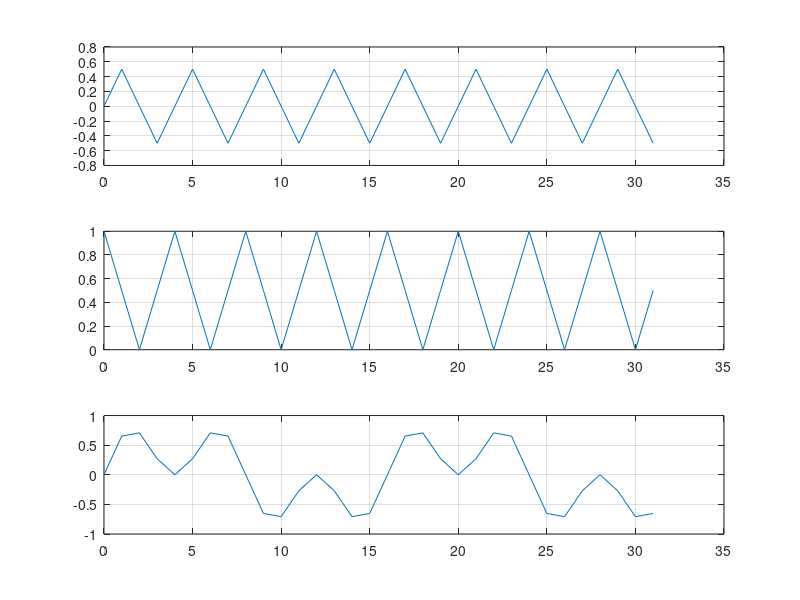

Write MATLAB code to recreate this figure.
% What is the frequency and sampling period represented by the following sequence 
% of MATLAB instructions?

% T = 0.05; 
% n = 0:1:22; 
% figure; 
% stem(n*T, sin(2*pi*2*n*T))
% freq = 20Hz
% sampling rate ~= 40 Hz

% Plot a sine wave having three cycles over 18 samples, then the same sine wave, but 
% with a phase angle of π/2 radians, and finally a cosine wave having three cycles over 
% 18 samples and a zero phase angle. Display all three diagrams in one plot using 
% subplot. 

clear all;
clc;

x_1 = 0:1/6:3;
y_1 = sin(x_1*2*pi);
subplot(3, 1, 1);
plot(x_1, y_1);
xlabel('time');
grid on;

x_2 = 0:1/6:3;
y_2 = sin(x_2*2*pi+pi/2);
subplot(3, 1, 2);
plot(x_2, y_2);
xlabel('with phaseshift');
grid on;

x_3 = x_2
y_3 = cos(x_3*2*pi)
subplot(3, 1, 3)
plot(x_3, y_3)
xlabel("cosine")
grid on;

% Plot the function y[n] = 2^n over the interval [0, 9] 

clear all;
clc;

x = 0:1:9;
y = 2.^x
plot(x, y);
grid on;

% 4. Plot each of the following signals on the interval [0:31] 
% a. x[n] = sin(πn/4) cos(πn/4) 
% b. x[n] = cos^2(πn/4) 
% c. x[n] = sin(πn/4) cos(πn/8) 
% What is the period of the signal in each case? Use Matlab plots. Prove your answers 
% mathematically without relying on Matlab. 

clear all;
clc;
close all;
n = 0:1:31

y_a = sin((pi*n)/4).*cos((pi*n)/4);
subplot(3, 1, 1)
plot(n, y_a)
grid on;
% p = 4

y_b = cos((pi*n)/4).*cos((pi*n)/4);
subplot(3, 1, 2)
plot(n , y_b)
grid on;
% p = 4

y_c = sin((pi*n)/4).*cos((pi*n)/8);
subplot(3, 1, 3)
plot(n , y_c)
grid on;

% p = 20

% 5. Use Matlab to solve the following difference equation iteratively. 
% y[n] – 0.5y[n‐1] = x[n] 
% y[‐1] = 16 
% x[n] = n2 (starting at n=0) 